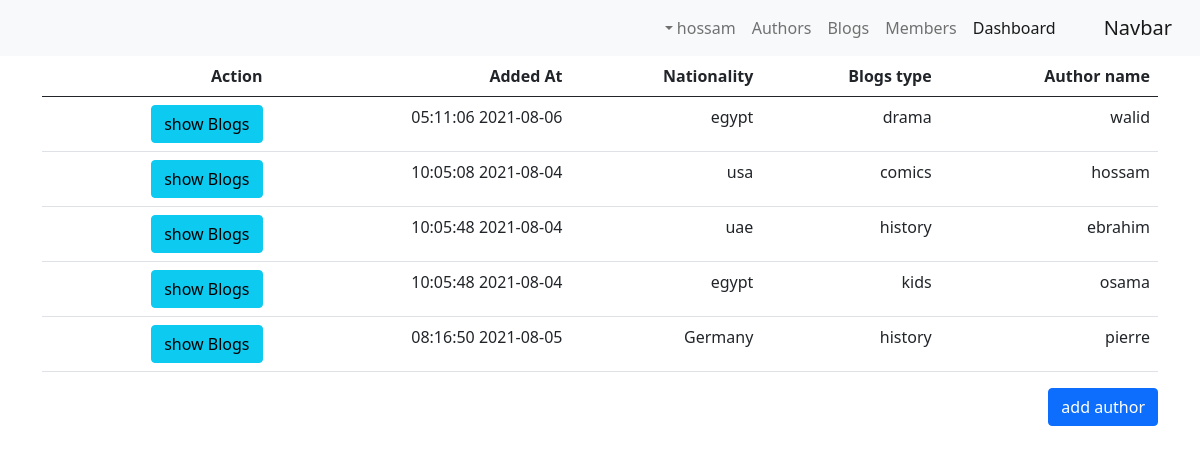
/authors.php (signed in), run on the app's committed database.
### tables this page shows
CREATE TABLE `authors` (
  `author_id` int(4) NOT NULL,
  `author_name` varchar(121) NOT NULL,
  `blogs_type` varchar(121) NOT NULL,
  `nationality` varchar(121) NOT NULL,
  `added_at` timestamp NOT NULL DEFAULT current_timestamp() ON UPDATE current_timestamp()
);

### authors.php (the view, shortened to what this page needs)
<?php
$action= isset($_GET['do'])?$_GET['do']:'index';
?>
<?php require "config.php"?>
<?php include "includes/header.php"?>
<?php include "includes/navbar.php"?>
<?php if($action == 'index'):?>
<?php
   $stmt= $connection->prepare('SELECT * FROM authors');
   $stmt->execute();
   $authors= $stmt->fetchAll();
   ?>
<div class="container">
    <table class="table">
        <thead>
            <tr>
                <th>Author name</th>
                <th>Blogs type</th>
                <th>Nationality</th>
                <th>Added At</th>
                <th>Action</th>
            </tr>
        </thead>
        <tbody>
            <?php foreach($authors as $author):?>
            <tr>
                <td><?= $author['author_name']?></td>
                <td><?= $author['blogs_type']?></td>
                <td><?= $author['nationality']?></td>
                <td><?= $author['added_at']?></td>
                <td>
                    <a class="btn btn-info" href="authors.php?do=show&selection=<?= $author['author_id']?>">show Blogs</a>
                </td>
            </tr>
            <?php endforeach?>
        </tbody>
    </table>
    <a class="btn btn-primary" href="authors.php?do=create">add author</a>
</div>
<?php else:?>
<h1>404 Page not found</h1>
<?php endif?>
<?php include "includes/footer.php"?>

### data on the page
authors: author_name "walid", blogs_type "drama", nationality "egypt", added_at "2021-08-06 05:11:06"
authors: author_name "hossam", blogs_type "comics", nationality "usa", added_at "2021-08-04 10:05:08"
authors: author_name "ebrahim", blogs_type "history", nationality "uae", added_at "2021-08-04 10:05:48"
authors: author_name "osama", blogs_type "kids", nationality "egypt", added_at "2021-08-04 10:05:48"
authors: author_name "pierre", blogs_type "history", nationality "Germany", added_at "2021-08-05 08:16:50"

### other printed values
$_SESSION['FULLNAME'] "hossam"
